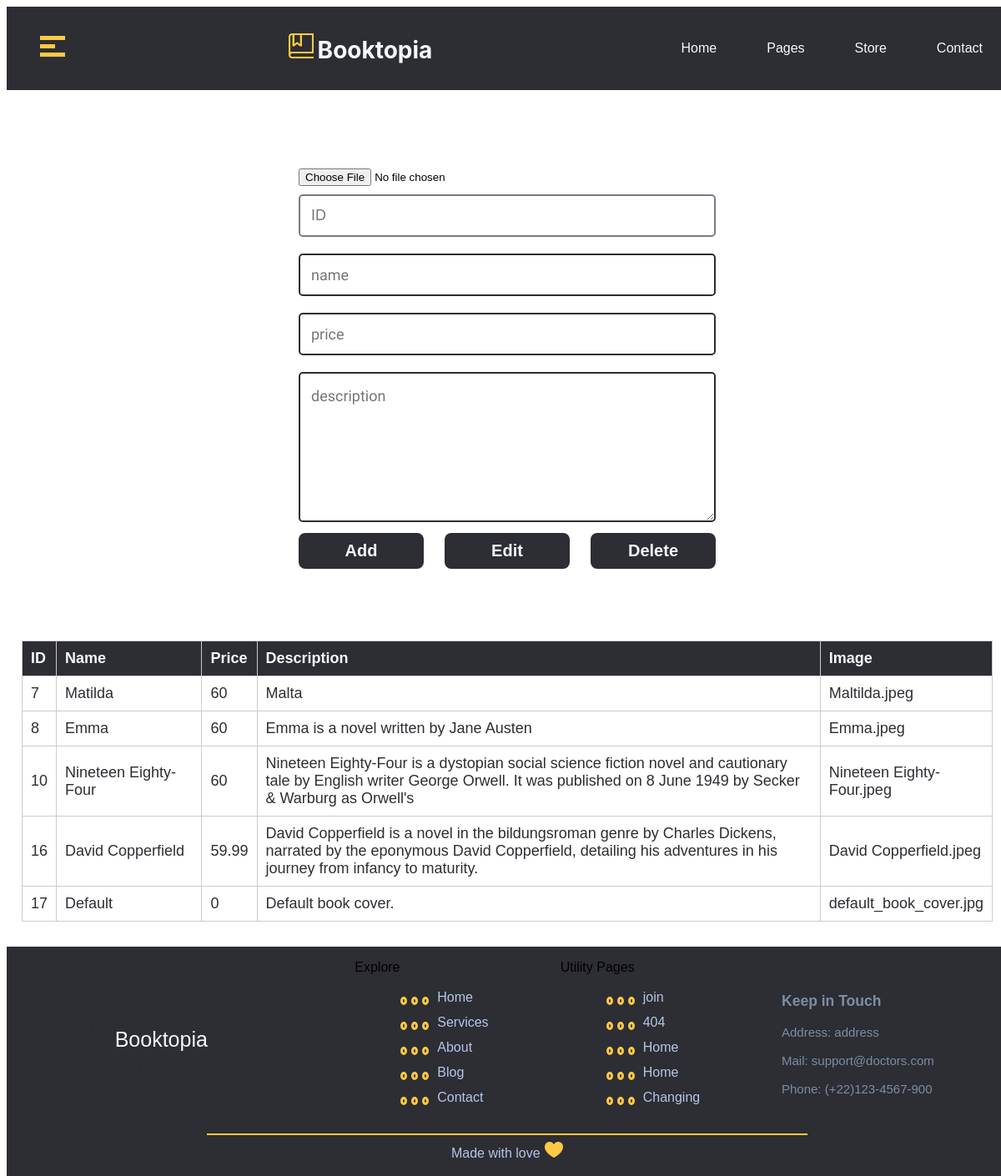
/admin.php (signed in), run on the app's committed database.
### tables this page shows
CREATE TABLE `booktable` (
  `ID` int(11) NOT NULL,
  `Name` varchar(255) NOT NULL,
  `Price` float NOT NULL,
  `Description` varchar(255) NOT NULL,
  `Image` varchar(255) NOT NULL
);

### admin.php (the view, shortened to what this page needs)
<!DOCTYPE html>
<html lang="en">
<head>
  <link rel="stylesheet" href="admin.css" />
</head>
<body>
  <div class="all_page">
    <div class="header">
      <div class="contanier_header">
        <div class="links">
          <span class="icon">
            <span></span>
            <span></span>
            <span></span>
          </span>
        </div>
        <div class="logo_header">
          <img src="Images/Vector.png" alt="name website" width="30px" height="30px" />
          <span class="website name"> Booktopia </span>
        </div>
        <div class="nav">
          <ul>
            <li><a href="#home"> Home </a></li>
            <li><a href="#home"> Pages </a></li>
            <li><a href="#home"> Store </a></li>
            <li><a href="#home"> Contact </a></li>
          </ul>
        </div>
      </div>
    </div>
  </div>
  <?php
  $host = "localhost";
  $user = "root";
  $pass = "";
  $db = "book-data";
  $conn = mysqli_connect($host, $user, $pass, $db);
  $read = mysqli_query($conn, "SELECT * FROM booktable");
?>
  <form class="add-container" method="post" enctype="multipart/form-data">
    <input type="file" name="book-img" accept="image/*" />
    <input class="book-id" id="bID" name="book-ID" type="text" placeholder="ID" readonly />
    <input class="book-name" id="bname" name="book-name" type="text" placeholder="name" />
    <input class="book-name" id="bprice" name="book-price" type="number" step="any" placeholder="price" />
    <textarea class="book-disc" id="bdes" name="book-description" placeholder="description"></textarea>
    <div class="btn-container">
      <input class="add-btn" type="submit" name="add-btn" value="Add">
      <input class="edit-btn" type="submit" name="edit-btn" value="Edit">
      <input class="delete-btn" type="submit" name="delete-btn" value="Delete">
    </div>
  </form>
  <table id="booktable">
    <thead>
      <tr>
        <th style="width:1%">ID</th>
        <th style="width:15%">Name</th>
        <th style="width:4%">Price</th>
        <th>Description</th>
        <th style="width:5%">Image</th>
      </tr>
    </thead>
    <tbody>
      <?php
      while ($row = mysqli_fetch_array($read)) {
        echo "<tr>";
        echo "<td>" . $row['ID'] . "</td>";
        echo "<td>" . $row['Name'] . "</td>";
        echo "<td>" . $row['Price'] . "</td>";
        echo "<td>" . $row['Description'] . "</td>";
        echo "<td>" . $row['Image'] . "</td>";
        echo "</tr>";
      }
      ?>
    </tbody>
  </table>
  <div class="footer">
    <div class="contanier_footer">
      <div class="logo_footer">
        <img src="Images/Vector (2).png" alt="name website" width="30px" height="30px">
        <span class="website-name"> Booktopia </span>
        <div class="media_icon">
          <a href=""><img class="facebook" src="Images/facebook (2).png" alt="facebook" width="20px" height="20px"></a>
          <a href=""><img class="twitter" src="Images/twitter (2).png" alt="twitter" width="20px" height="20px"></a>
          <a href=""><img class="linkedin" src="Images/linked in (2).png" alt="linkedin" width="20px" height="20px"></a>
          <a href=""><img class="git" src="Images/git (2).png" alt="git"></a>
        </div>
      </div>
      <div class="list_one">
        <p>Explore</p>
        <ul>
          <li><span class="circle"><span></span> <span></span> <span></span>
              <a href="#home">Home</a>
          </li>
          <li><span class="circle"><span></span> <span></span> <span></span>
              <a href="#home">Services</a>
          </li>
          <li><span class="circle"><span></span> <span></span> <span></span>
              <a href="#home">About</a>
          </li>
          <li><span class="circle"><span></span> <span></span> <span></span>
              <a href="#home">Blog</a>
          </li>
          <li><span class="circle"><span></span> <span></span> <span></span>
              <a href="#home">Contact</a>
          </li>
        </ul>
      </div>
      <div class="list_two">
        <p>Utility Pages</p>
        <ul>
          <li><span class="circle"><span></span> <span></span> <span></span>
              <a href="#home">join</a>
          </li>
          <li><span class="circle"><span></span> <span></span> <span></span>
              <a href="#home">404</a>
          </li>
          <li><span class="circle"><span></span> <span></span> <span></span>
              <a href="#home">Home</a>
          </li>
          <li><span class="circle"><span></span> <span></span> <span></span>
              <a href="#home">Home</a>
          </li>
          <li><span class="circle"><span></span> <span></span> <span></span>
              <a href="#home"> Changing </a>
          </li>
        </ul>
      </div>
      <div class="footer4">
        <h3> Keep in Touch</h3>
        <p> Address: address</p><br>
        <p> Mail: support@doctors.com</p><br>
        <p> Phone: (+22)123-4567-900</p>
      </div>
    </div>
    <span class="line_footer">
      <hr>
    </span>
    <footer>
      <div class="made"> Made with love <img src="Images/love.png" alt=""></div>
      <br />
    </footer>
  </div>
</body>
</html>

### admin.css (style rules this page uses)
body { font-family: "Inter", sans-serif; font-family: "Poppins", sans-serif; height: 100vh; width: 100%; }
.header { padding: auto; }
div.contanier_header { display: flex; justify-content: space-between; align-items: center; background-color: #2d2d34; height: 100px; }
.all_page .header .contanier_header .links { position: relative; }
.all_page .header .contanier_header .links .icon { width: 30px; display: flex; flex-wrap: wrap; margin: 0 40px 0; }
.all_page .header .contanier_header .links .icon span { background-color: #ffca42; margin-bottom: 5px; }
.all_page .header .contanier_header .links .icon span:first-child { height: 5px; width: 100%; }
.all_page .header .contanier_header .links .icon span:nth-child(2) { height: 5px; width: 60%; transition: 0.3s; }
.all_page .header .contanier_header .links .icon span:last-child { height: 5px; width: 100%; }
div.all_page .header .contanier_header .logo_header span { font-size: 28px; font-family: "Inter", sans-serif; color: #f6f8fc; font-weight: bold; }
div.all_page .header .contanier_header .nav ul { display: flex; justify-content: space-between; align-items: center; }
div.all_page .header .contanier_header .nav ul li { padding: 0 30px; list-style: none; }
div.all_page .header .contanier_header .nav ul li a { text-decoration: none; color: #f6f8fc; }
form { display: flex; max-width: 500px; margin: 50px auto; }
.add-container { display: flex; justify-content: center; height: 70vh; flex-direction: column; flex-wrap: wrap; }
.book-name, .book-disc, .book-id { font-size: 18px; font-weight: 500; color: #2d2d34; border-radius: 5px; background-color: transparent; border: 2px solid #2d2d34; transition: all 0.3s; padding: 13px; margin-bottom: 10px; margin-top: 10px; outline: 0; }
.book-id { cursor: no-drop; border: 2px solid #7b7b84; }
.book-disc { height: 150px; line-height: 150%; resize: vertical; }
.btn-container { display: flex; justify-content: space-between; align-items: center; margin-top: 2%; }
.add-btn, .edit-btn, .delete-btn { background-color: #2d2d34; border: 0; border-radius: 8px; cursor: pointer; color: #f6f8fc; font-size: 20px; font-weight: bolder; padding: 2%; width: 30%; transition: all 0.3s; }
.book-name, .book-disc, .add-book { font-family: Roboto-Regular; }
table { width: 97%; border-collapse: collapse; margin: 30px auto; }
th { background: #2d2d34; color: white; font-weight: bold; }
td, th { color: #f6f8fc; padding: 10px; border: 1px solid #ccc; text-align: left; font-size: 18px; }
td { color: #2d2d34; }
div.footer { background-color: #2d2d34; position: relative; }
div.contanier_footer { display: flex; justify-content: space-around; align-items: center; }
.contanier_footer .logo_footer { position: relative; }
span.website-name { color: #f6f8fc; font-size: 25px; padding: 0 0 0 7px; }
.contanier_footer .logo_footer .media_icon { position: absolute; width: 200px; }
.facebook, .twitter, .linkedin, .git { padding: 10px; }
.list_one ul li { list-style: none; padding: 5px; }
.list_one ul li span.circle { width: 10px; height: 10px; display: flex; padding: 5px; }
.list_one ul li span.circle span { border-style: solid; border-radius: 50%; margin-left: 5px; padding: 1px; border-width: 3px; border-color: #ffca42; }
.list_one ul li a { margin: -8px 10px 0; text-decoration: none; color: #b4c7e7; }
.list_two ul li { list-style: none; padding: 5px; }
.list_two ul li span.circle { width: 10px; height: 10px; display: flex; padding: 5px; }
.list_two ul li span.circle span { border-style: solid; border-radius: 50%; margin-left: 5px; padding: 1px; border-width: 3px; border-color: #ffca42; }
.footer4 { color: #7b8fa1; font-size: 15px; }
.footer4 p { margin: 0; }
.list_two ul li a { margin: -8px 10px 0; text-decoration: none; color: #b4c7e7; }
span.line_footer hr { width: 60%; background-color: #ffca42; border: none; height: 2px; }
footer { text-align: center; color: #b4c7e7; }

### data on the page
booktable: ID "7", Name "Matilda", Price "60", Description "Malta", Image "Maltilda.jpeg"
booktable: ID "8", Name "Emma", Price "60", Description "Emma is a novel written by Jane Austen", Image "Emma.jpeg"
booktable: ID "10", Name "Nineteen Eighty-Four", Price "60", Description "Nineteen Eighty-Four is a dystopian social science fiction novel and cautionary tale by English writer George Orwell. It was published on 8 June 1949 by Secker & Warburg as Orwell's", Image "Nineteen Eighty-Four.jpeg"
booktable: ID "16", Name "David Copperfield", Price "59.99", Description "David Copperfield is a novel in the bildungsroman genre by Charles Dickens, narrated by the eponymous David Copperfield, detailing his adventures in his journey from infancy to maturity.", Image "David Copperfield.jpeg"
booktable: ID "17", Name "Default", Price "0", Description "Default book cover.", Image "default_book_cover.jpg"
